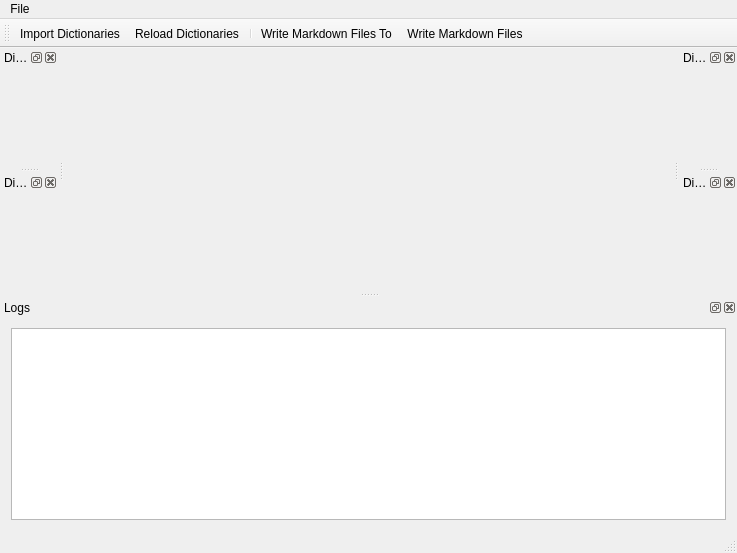
<?xml version="1.0" encoding="UTF-8"?>
<ui version="4.0">
 <class>MainWindow</class>
 <widget class="QMainWindow" name="MainWindow">
  <property name="geometry">
   <rect>
    <x>0</x>
    <y>0</y>
    <width>737</width>
    <height>553</height>
   </rect>
  </property>
  <property name="windowTitle">
   <string>Programmer Steno Tutor</string>
  </property>
  <property name="windowIcon">
   <iconset resource="ProgrammerStenoTutor.qrc">
    <normaloff>:/Icons/ProgrammerStenoTutor.png</normaloff>:/Icons/ProgrammerStenoTutor.png</iconset>
  </property>
  <widget class="QWidget" name="centralWidget"/>
  <widget class="QMenuBar" name="menuBar">
   <property name="geometry">
    <rect>
     <x>0</x>
     <y>0</y>
     <width>737</width>
     <height>25</height>
    </rect>
   </property>
   <widget class="QMenu" name="menuFile">
    <property name="title">
     <string>File</string>
    </property>
    <widget class="QMenu" name="menuDictionaries">
     <property name="title">
      <string>Dictionaries</string>
     </property>
     <property name="icon">
      <iconset resource="ProgrammerStenoTutor.qrc">
       <normaloff>:/Icons/book-open.png</normaloff>:/Icons/book-open.png</iconset>
     </property>
     <addaction name="actionImport_Dictionaries"/>
     <addaction name="actionReload_Dictionaries"/>
     <addaction name="separator"/>
     <addaction name="actionWrite_Markdown_Files_To"/>
     <addaction name="actionWrite_Markdown_Files"/>
    </widget>
    <addaction name="menuDictionaries"/>
    <addaction name="separator"/>
    <addaction name="actionQuit"/>
   </widget>
   <addaction name="menuFile"/>
  </widget>
  <widget class="QStatusBar" name="statusBar"/>
  <widget class="QDockWidget" name="dockWidgetDictionaries1">
   <property name="windowTitle">
    <string>Dictionaries 1</string>
   </property>
   <attribute name="dockWidgetArea">
    <number>1</number>
   </attribute>
   <widget class="QWidget" name="dockWidgetContents_2">
    <layout class="QGridLayout" name="gridLayout_2">
     <item row="0" column="0">
      <widget class="DictionariesWidget" name="widgetDictionaries1" native="true"/>
     </item>
    </layout>
   </widget>
  </widget>
  <widget class="QDockWidget" name="dockWidgetDictionaries2">
   <property name="windowTitle">
    <string>Dictionaries 2</string>
   </property>
   <attribute name="dockWidgetArea">
    <number>2</number>
   </attribute>
   <widget class="QWidget" name="dockWidgetContents_3">
    <layout class="QGridLayout" name="gridLayout_3">
     <item row="0" column="0">
      <widget class="DictionariesWidget" name="widgetDictionaries2" native="true"/>
     </item>
    </layout>
   </widget>
  </widget>
  <widget class="QDockWidget" name="dockWidgetDictionaries3">
   <property name="windowTitle">
    <string>Dictionaries 3</string>
   </property>
   <attribute name="dockWidgetArea">
    <number>1</number>
   </attribute>
   <widget class="QWidget" name="dockWidgetContents_4">
    <layout class="QGridLayout" name="gridLayout_4">
     <item row="0" column="0">
      <widget class="DictionariesWidget" name="widgetDictionaries3" native="true"/>
     </item>
    </layout>
   </widget>
  </widget>
  <widget class="QDockWidget" name="dockWidgetLogs">
   <property name="windowTitle">
    <string>Logs</string>
   </property>
   <attribute name="dockWidgetArea">
    <number>8</number>
   </attribute>
   <widget class="QWidget" name="dockWidgetContents">
    <layout class="QGridLayout" name="gridLayout">
     <item row="0" column="0">
      <widget class="QTextEdit" name="textEditLogs">
       <property name="readOnly">
        <bool>true</bool>
       </property>
      </widget>
     </item>
    </layout>
   </widget>
  </widget>
  <widget class="QToolBar" name="toolBar">
   <property name="windowTitle">
    <string>toolBar</string>
   </property>
   <property name="iconSize">
    <size>
     <width>16</width>
     <height>16</height>
    </size>
   </property>
   <attribute name="toolBarArea">
    <enum>TopToolBarArea</enum>
   </attribute>
   <attribute name="toolBarBreak">
    <bool>false</bool>
   </attribute>
   <addaction name="actionImport_Dictionaries"/>
   <addaction name="actionReload_Dictionaries"/>
   <addaction name="separator"/>
   <addaction name="actionWrite_Markdown_Files_To"/>
   <addaction name="actionWrite_Markdown_Files"/>
  </widget>
  <widget class="QDockWidget" name="dockWidgetDictionaries4">
   <property name="windowTitle">
    <string>Dictionaries 4</string>
   </property>
   <attribute name="dockWidgetArea">
    <number>2</number>
   </attribute>
   <widget class="QWidget" name="dockWidgetContents_5">
    <layout class="QGridLayout" name="gridLayout_5">
     <item row="0" column="0">
      <widget class="DictionariesWidget" name="widgetDictionaries4" native="true"/>
     </item>
    </layout>
   </widget>
  </widget>
  <action name="actionQuit">
   <property name="icon">
    <iconset resource="ProgrammerStenoTutor.qrc">
     <normaloff>:/Icons/door-open-out.png</normaloff>:/Icons/door-open-out.png</iconset>
   </property>
   <property name="text">
    <string>Quit</string>
   </property>
  </action>
  <action name="actionImport_Dictionaries">
   <property name="icon">
    <iconset resource="ProgrammerStenoTutor.qrc">
     <normaloff>:/Icons/book-open-next.png</normaloff>:/Icons/book-open-next.png</iconset>
   </property>
   <property name="text">
    <string>Import Dictionaries...</string>
   </property>
  </action>
  <action name="actionReload_Dictionaries">
   <property name="icon">
    <iconset resource="ProgrammerStenoTutor.qrc">
     <normaloff>:/Icons/book-open-next.png</normaloff>:/Icons/book-open-next.png</iconset>
   </property>
   <property name="text">
    <string>Reload Dictionaries</string>
   </property>
   <property name="shortcut">
    <string>F5</string>
   </property>
  </action>
  <action name="actionWrite_Markdown_Files_To">
   <property name="icon">
    <iconset resource="ProgrammerStenoTutor.qrc">
     <normaloff>:/Icons/disk--pencil.png</normaloff>:/Icons/disk--pencil.png</iconset>
   </property>
   <property name="text">
    <string>Write Markdown Files To...</string>
   </property>
  </action>
  <action name="actionWrite_Markdown_Files">
   <property name="icon">
    <iconset resource="ProgrammerStenoTutor.qrc">
     <normaloff>:/Icons/disk.png</normaloff>:/Icons/disk.png</iconset>
   </property>
   <property name="text">
    <string>Write Markdown Files</string>
   </property>
   <property name="shortcut">
    <string>F6</string>
   </property>
  </action>
 </widget>
 <layoutdefault spacing="6" margin="11"/>
 <customwidgets>
  <customwidget>
   <class>DictionariesWidget</class>
   <extends>QWidget</extends>
   <header>DictionariesWidget.h</header>
   <container>1</container>
  </customwidget>
 </customwidgets>
 <resources>
  <include location="ProgrammerStenoTutor.qrc"/>
 </resources>
 <connections/>
</ui>
